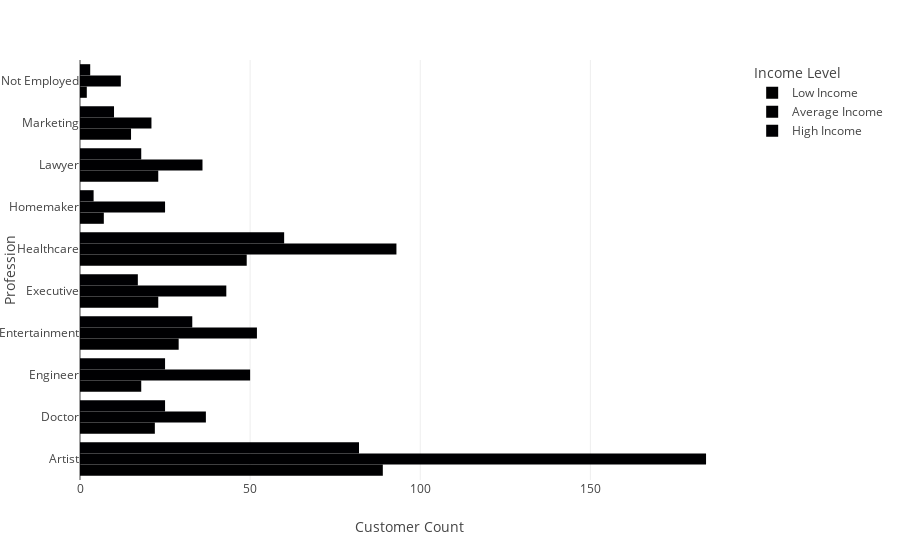

Notebook source saved alongside this figure:
### Code cell
plot_prof_income = px.bar(data_frame = prof_income_level_melt,
                          x = 'num_people', y = 'Profession',
                          color = 'income_level',
                          barmode = 'group',
                          labels = {'num_people' : 'Customer Count',
                                   'income_level' : 'Income Level'}
                        )

plot_prof_income

### Figure 1 — Plotly figure (JSON) as saved in the notebook; plotly's stock layout.template omitted (floating-point values rounded to 4 significant figures)
{"data": [{"alignmentgroup": "True", "hovertemplate": "Income Level=Low Income<br>Customer Count=%{x}<br>Profession=%{y}<extra></extra>", "legendgroup": "Low Income", "marker": {"color": "#000001", "pattern": {"shape": ""}}, "name": "Low Income", "offsetgroup": "Low Income", "orientation": "h", "showlegend": true, "textposition": "auto", "type": "bar", "x": [89, 22, 18, 29, 23, 49, 7, 23, 15, 2], "xaxis": "x", "y": ["Artist", "Doctor", "Engineer", "Entertainment", "Executive", "Healthcare", "Homemaker", "Lawyer", "Marketing", "Not Employed"], "yaxis": "y"}, {"alignmentgroup": "True", "hovertemplate": "Income Level=Average Income<br>Customer Count=%{x}<br>Profession=%{y}<extra></extra>", "legendgroup": "Average Income", "marker": {"color": "#000002", "pattern": {"shape": ""}}, "name": "Average Income", "offsetgroup": "Average Income", "orientation": "h", "showlegend": true, "textposition": "auto", "type": "bar", "x": [184, 37, 50, 52, 43, 93, 25, 36, 21, 12], "xaxis": "x", "y": ["Artist", "Doctor", "Engineer", "Entertainment", "Executive", "Healthcare", "Homemaker", "Lawyer", "Marketing", "Not Employed"], "yaxis": "y"}, {"alignmentgroup": "True", "hovertemplate": "Income Level=High Income<br>Customer Count=%{x}<br>Profession=%{y}<extra></extra>", "legendgroup": "High Income", "marker": {"color": "#000003", "pattern": {"shape": ""}}, "name": "High Income", "offsetgroup": "High Income", "orientation": "h", "showlegend": true, "textposition": "auto", "type": "bar", "x": [82, 25, 25, 33, 17, 60, 4, 18, 10, 3], "xaxis": "x", "y": ["Artist", "Doctor", "Engineer", "Entertainment", "Executive", "Healthcare", "Homemaker", "Lawyer", "Marketing", "Not Employed"], "yaxis": "y"}], "layout": {"barmode": "group", "legend": {"title": {"text": "Income Level"}, "tracegroupgap": 0}, "margin": {"t": 60}, "xaxis": {"anchor": "y", "domain": [0, 1], "title": {"text": "Customer Count"}}, "yaxis": {"anchor": "x", "domain": [0, 1], "title": {"text": "Profession"}}}}
